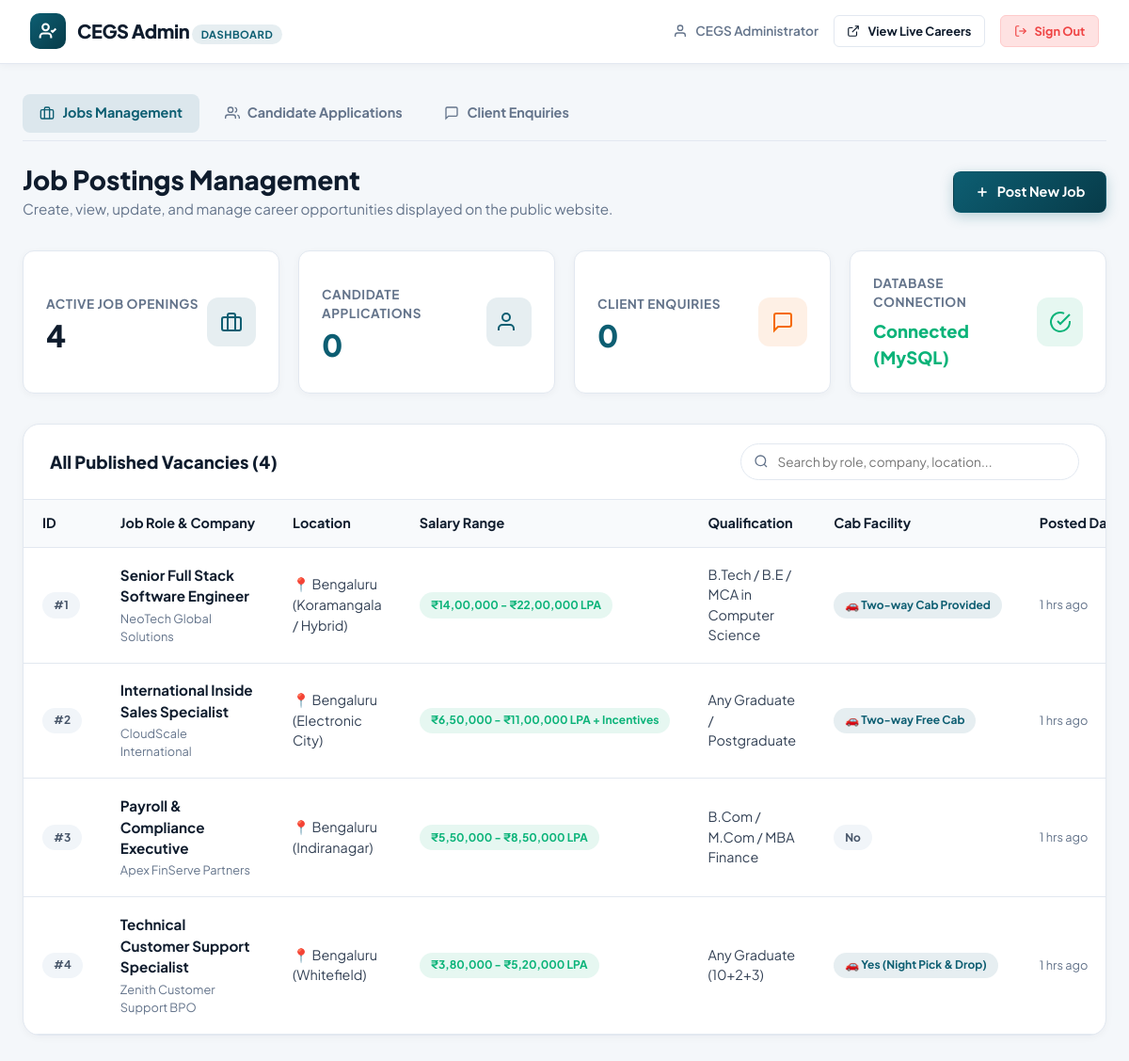
Screenshot of /backend/admin/index.php (signed in) with the database file from the repository.
### tables this page shows
CREATE TABLE IF NOT EXISTS `jobs` (
  `id` INT AUTO_INCREMENT PRIMARY KEY,
  `company_name` VARCHAR(255) NOT NULL,
  `job_role` VARCHAR(255) NOT NULL,
  `salary` VARCHAR(100) NOT NULL,
  `qualification` VARCHAR(255) NOT NULL,
  `language_required` VARCHAR(255) NOT NULL,
  `shift_details` VARCHAR(100) NOT NULL,
  `location` VARCHAR(255) NOT NULL,
  `cab_facility` VARCHAR(100) DEFAULT NULL,
  `additional_notes` TEXT DEFAULT NULL,
  `posted_date` TIMESTAMP DEFAULT CURRENT_TIMESTAMP
);

### backend/db.php (called while the page is built, shortened)
<?php
function escapeHtml($str) {
    return htmlspecialchars((string)$str, ENT_QUOTES, 'UTF-8');
}
function formatRelativeDate($timestamp) {
    $time = strtotime($timestamp);
    $diff = time() - $time;
    if ($diff < 86400) return floor($diff / 3600) . ' hrs ago';
    return date('M d, Y', $time);
}
?>

### backend/admin/index.php (the view, shortened to what this page needs)
<?php
require_once __DIR__ . '/../db.php';
$pdo = getDBConnection();
$jobs = [];
$totalJobs = 0;
$totalCandidates = 0;
$totalEnquiries = 0;
$search = isset($_GET['search']) ? trim($_GET['search']) : '';
if ($pdo) {
    try {
        try {
            $totalCandidates = (int)$pdo->query("SELECT COUNT(*) FROM candidate_applications")->fetchColumn();
        } catch (PDOException $e) {
        }
        try {
            $totalEnquiries = (int)$pdo->query("SELECT COUNT(*) FROM client_enquiries")->fetchColumn();
        } catch (PDOException $e) {
        }
        if (!empty($search)) {
            $stmt = $pdo->prepare("SELECT * FROM jobs WHERE company_name LIKE :s OR job_role LIKE :s OR location LIKE :s OR qualification LIKE :s ORDER BY posted_date DESC");
            $stmt->execute([':s' => "%{$search}%"]);
            $jobs = $stmt->fetchAll(PDO::FETCH_ASSOC);
        } else {
            $stmt = $pdo->query("SELECT * FROM jobs ORDER BY posted_date DESC");
            $jobs = $stmt->fetchAll(PDO::FETCH_ASSOC);
        }
        $totalJobs = count($jobs);
    } catch (PDOException $e) {
        $error = "Error fetching jobs: " . $e->getMessage();
    }
}
?>
<!DOCTYPE html>
<html lang="en">
<head>
  <link rel="stylesheet" href="admin.css">
</head>
<body>
  <header class="admin-navbar">
    <a href="index.php" class="admin-brand">
      <div class="admin-brand-icon">
        <svg width="20" height="20" viewBox="0 0 24 24" fill="none" stroke="currentColor" stroke-width="2.5"><path d="M16 21v-2a4 4 0 0 0-4-4H6a4 4 0 0 0-4 4v2"></path><circle cx="9" cy="7" r="4"></circle><polyline points="16 11 18 13 22 9"></polyline></svg>
      </div>
      <div>
        <span class="admin-brand-title">CEGS Admin</span>
        <span class="admin-brand-badge">Dashboard</span>
      </div>
    </a>
    <div class="admin-nav-links">
      <div class="admin-nav-user">
        <svg width="16" height="16" viewBox="0 0 24 24" fill="none" stroke="currentColor" stroke-width="2"><path d="M20 21v-2a4 4 0 0 0-4-4H8a4 4 0 0 0-4 4v2"></path><circle cx="12" cy="7" r="4"></circle></svg>
        <span><?php echo escapeHtml($_SESSION['cegs_admin_name'] ?? 'Admin'); ?></span>
      </div>
      <a href="../../index.html#careers" target="_blank" class="btn btn-outline btn-sm">
        <svg width="14" height="14" viewBox="0 0 24 24" fill="none" stroke="currentColor" stroke-width="2"><path d="M18 13v6a2 2 0 0 1-2 2H5a2 2 0 0 1-2-2V8a2 2 0 0 1 2-2h6"></path><polyline points="15 3 21 3 21 9"></polyline><line x1="10" y1="14" x2="21" y2="3"></line></svg>
        <span>View Live Careers</span>
      </a>
      <a href="logout.php" class="btn btn-danger btn-sm">
        <svg width="14" height="14" viewBox="0 0 24 24" fill="none" stroke="currentColor" stroke-width="2"><path d="M9 21H5a2 2 0 0 1-2-2V5a2 2 0 0 1 2-2h4"></path><polyline points="16 17 21 12 16 7"></polyline><line x1="21" y1="12" x2="9" y2="12"></line></svg>
        <span>Sign Out</span>
      </a>
    </div>
  </header>
  <main class="admin-container">
    <nav class="admin-subnav">
      <a href="index.php" class="admin-subnav-link active">
        <svg width="16" height="16" viewBox="0 0 24 24" fill="none" stroke="currentColor" stroke-width="2"><rect x="2" y="7" width="20" height="14" rx="2" ry="2"></rect><path d="M16 21V5a2 2 0 0 0-2-2h-4a2 2 0 0 0-2 2v16"></path></svg>
        <span>Jobs Management</span>
      </a>
      <a href="candidates.php" class="admin-subnav-link">
        <svg width="16" height="16" viewBox="0 0 24 24" fill="none" stroke="currentColor" stroke-width="2"><path d="M17 21v-2a4 4 0 0 0-4-4H5a4 4 0 0 0-4 4v2"></path><circle cx="9" cy="7" r="4"></circle><path d="M23 21v-2a4 4 0 0 0-3-3.87"></path><path d="M16 3.13a4 4 0 0 1 0 7.75"></path></svg>
        <span>Candidate Applications</span>
      </a>
      <a href="enquiries.php" class="admin-subnav-link">
        <svg width="16" height="16" viewBox="0 0 24 24" fill="none" stroke="currentColor" stroke-width="2"><path d="M21 15a2 2 0 0 1-2 2H7l-4 4V5a2 2 0 0 1 2-2h14a2 2 0 0 1 2 2z"></path></svg>
        <span>Client Enquiries</span>
      </a>
    </nav>
    <div class="admin-page-header">
      <div>
        <h1 class="admin-page-title">Job Postings Management</h1>
        <p class="admin-page-desc">Create, view, update, and manage career opportunities displayed on the public website.</p>
      </div>
      <a href="add-job.php" class="btn btn-primary">
        <svg width="16" height="16" viewBox="0 0 24 24" fill="none" stroke="currentColor" stroke-width="2.5"><line x1="12" y1="5" x2="12" y2="19"></line><line x1="5" y1="12" x2="19" y2="12"></line></svg>
        <span>Post New Job</span>
      </a>
    </div>
    <div class="admin-stats-grid">
      <div class="stat-card">
        <div class="stat-info">
          <h4>Active Job Openings</h4>
          <div class="stat-number"><?php echo $totalJobs; ?></div>
        </div>
        <div class="stat-icon teal">
          <svg width="24" height="24" viewBox="0 0 24 24" fill="none" stroke="currentColor" stroke-width="2"><rect x="2" y="7" width="20" height="14" rx="2" ry="2"></rect><path d="M16 21V5a2 2 0 0 0-2-2h-4a2 2 0 0 0-2 2v16"></path></svg>
        </div>
      </div>
      <div class="stat-card">
        <div class="stat-info">
          <h4>Candidate Applications</h4>
          <div class="stat-number" style="color: #0d5e72;">
            <?php echo $totalCandidates; ?>
          </div>
        </div>
        <div class="stat-icon teal">
          <svg width="24" height="24" viewBox="0 0 24 24" fill="none" stroke="currentColor" stroke-width="2"><path d="M17 21v-2a4 4 0 0 0-4-4H5a4 4 0 0 0-4 4v2"></path><circle cx="9" cy="7" r="4"></circle></svg>
        </div>
      </div>
      <div class="stat-card">
        <div class="stat-info">
          <h4>Client Enquiries</h4>
          <div class="stat-number" style="color: #0d5e72;">
            <?php echo $totalEnquiries; ?>
          </div>
        </div>
        <div class="stat-icon orange">
          <svg width="24" height="24" viewBox="0 0 24 24" fill="none" stroke="currentColor" stroke-width="2"><path d="M21 15a2 2 0 0 1-2 2H7l-4 4V5a2 2 0 0 1 2-2h14a2 2 0 0 1 2 2z"></path></svg>
        </div>
      </div>
      <div class="stat-card">
        <div class="stat-info">
          <h4>Database Connection</h4>
          <div style="font-size: 1.15rem; font-weight: 800; color: #0bb379; margin-top: 0.25rem;">
            <?php echo $pdo ? 'Connected (MySQL)' : 'Disconnected'; ?>
          </div>
        </div>
        <div class="stat-icon green">
          <svg width="24" height="24" viewBox="0 0 24 24" fill="none" stroke="currentColor" stroke-width="2"><path d="M22 11.08V12a10 10 0 1 1-5.93-9.14"></path><polyline points="22 4 12 14.01 9 11.01"></polyline></svg>
        </div>
      </div>
    </div>
    <div class="admin-card">
      <div class="admin-card-header">
        <div class="admin-card-title">All Published Vacancies (<?php echo $totalJobs; ?>)</div>
        <form method="GET" action="index.php" class="admin-search-bar">
          <input type="text" name="search" class="admin-search-input" placeholder="Search by role, company, location..." value="<?php echo escapeHtml($search); ?>" />
        </form>
      </div>
      <div class="table-responsive">
        <table class="admin-table">
          <thead>
            <tr>
              <th>ID</th>
              <th>Job Role & Company</th>
              <th>Location</th>
              <th>Salary Range</th>
              <th>Qualification</th>
              <th>Cab Facility</th>
              <th>Posted Date</th>
            </tr>
          </thead>
          <tbody>
            <?php if (empty($jobs)): ?>
              <tr>
                <td colspan="8" style="text-align: center; padding: 3rem 1rem; color: #64748b;">
                  <div style="font-size: 2rem; margin-bottom: 0.5rem;">📋</div>
                  <h4 style="color: #0f1c2d; margin-bottom: 0.25rem;">No job postings found</h4>
                  <p style="font-size: 0.85rem; margin-bottom: 1rem;">Start by adding your first recruitment opening.</p>
                  <a href="add-job.php" class="btn btn-primary btn-sm">Add First Job</a>
                </td>
              </tr>
            <?php else: ?>
              <?php foreach ($jobs as $job): ?>
                <tr>
                  <td><span class="badge badge-gray">#<?php echo escapeHtml($job['id']); ?></span></td>
                  <td>
                    <div class="job-role-cell"><?php echo escapeHtml($job['job_role']); ?></div>
                    <div class="job-company-cell"><?php echo escapeHtml($job['company_name']); ?></div>
                  </td>
                  <td>
                    <span style="display: flex; align-items: center; gap: 0.3rem;">
                      📍 <?php echo escapeHtml($job['location']); ?>
                    </span>
                  </td>
                  <td>
                    <span class="badge badge-green"><?php echo escapeHtml($job['salary']); ?></span>
                  </td>
                  <td><?php echo escapeHtml($job['qualification']); ?></td>
                  <td>
                    <?php if (!empty($job['cab_facility']) && strtolower(trim($job['cab_facility'])) !== 'no'): ?>
                      <span class="badge badge-teal">🚗 <?php echo escapeHtml($job['cab_facility']); ?></span>
                    <?php else: ?>
                      <span class="badge badge-gray">No</span>
                    <?php endif; ?>
                  </td>
                  <td style="color: #64748b; font-size: 0.8rem;">
                    <?php echo formatRelativeDate($job['posted_date']); ?>
                  </td>
                </tr>
              <?php endforeach; ?>
            <?php endif; ?>
          </tbody>
        </table>
      </div>
    </div>
  </main>
</body>
</html>

### rows the page displays
jobs: id "1", job_role "Senior Full Stack Software Engineer", company_name "NeoTech Global Solutions", location "Bengaluru (Koramangala / Hybrid)", salary "₹14,00,000 - ₹22,00,000 LPA", qualification "B.Tech / B.E / MCA in Computer Science", cab_facility "Two-way Cab Provided", posted_date "1 hrs ago"
jobs: id "2", job_role "International Inside Sales Specialist", company_name "CloudScale International", location "Bengaluru (Electronic City)", salary "₹6,50,000 - ₹11,00,000 LPA + Incentives", qualification "Any Graduate / Postgraduate", cab_facility "Two-way Free Cab", posted_date "1 hrs ago"
jobs: id "3", job_role "Payroll & Compliance Executive", company_name "Apex FinServe Partners", location "Bengaluru (Indiranagar)", salary "₹5,50,000 - ₹8,50,000 LPA", qualification "B.Com / M.Com / MBA Finance", cab_facility "No", posted_date "1 hrs ago"
jobs: id "4", job_role "Technical Customer Support Specialist", company_name "Zenith Customer Support BPO", location "Bengaluru (Whitefield)", salary "₹3,80,000 - ₹5,20,000 LPA", qualification "Any Graduate (10+2+3)", cab_facility "Yes (Night Pick & Drop)", posted_date "1 hrs ago"

### other values shown
escapeHtml($_SESSION['cegs_admin_name'] ?? 'Admin') "CEGS Administrator"
$totalJobs "4"
$totalCandidates "0"
$totalEnquiries "0"
